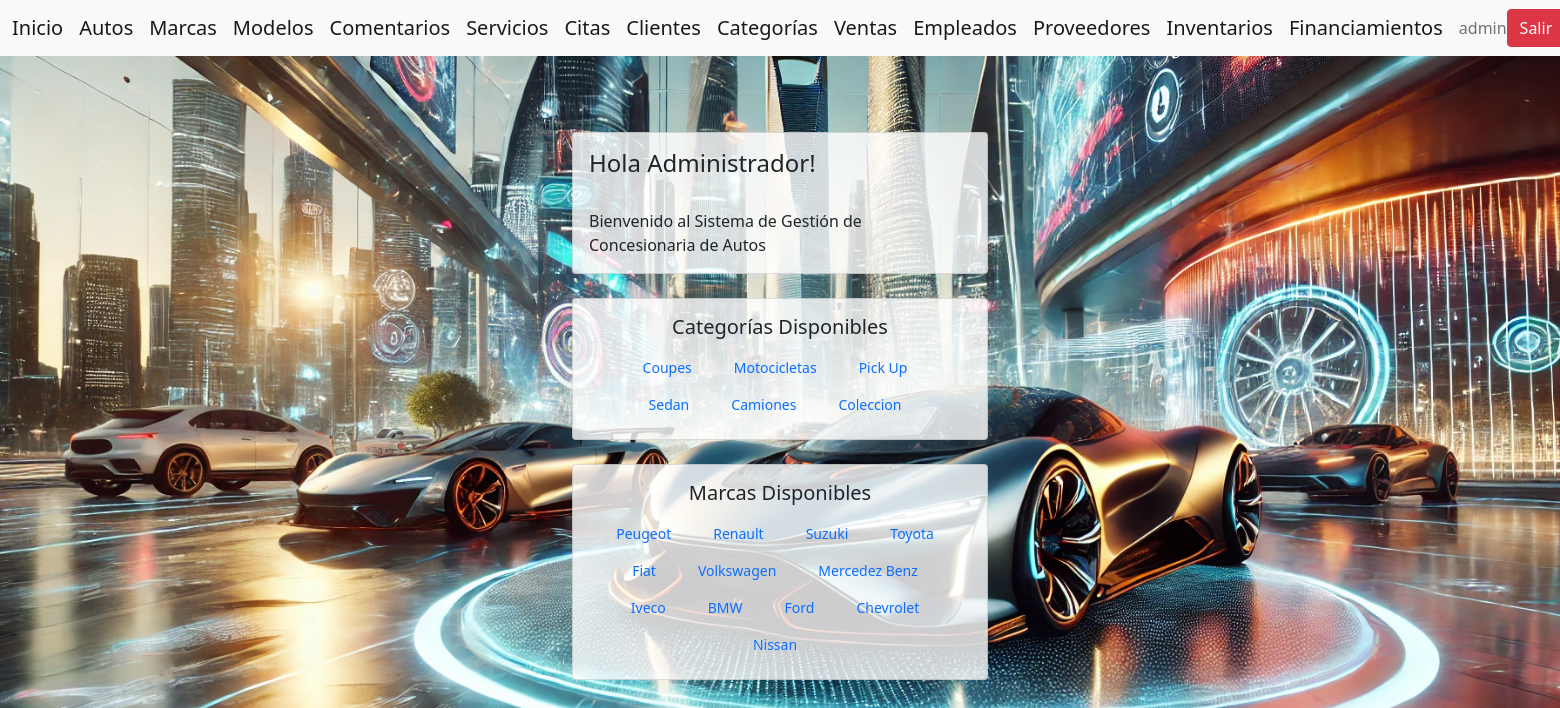
The app's page / (signed in) with its own data.
### gestion/models.py (models this page shows, shortened)
class Categoria(models.Model):
    nombre = models.CharField(max_length=100)

class Marca(models.Model):
    nombre = models.CharField(max_length=100)

### home/views.py (the view)
# urls.py: path('', IndexView.as_view(), name='index'),
class IndexView(LoginRequiredMixin, TemplateView):
    template_name = 'home/index.html'
    login_url = 'login'
    def get_context_data(self, **kwargs):
        context = super().get_context_data(**kwargs)
        context['user'] = self.request.user
        return context

### gestion/context_processors.py (called while the page is built)
def user_info(request):
    user = request.user if request.user.is_authenticated else None
    return {
        'authenticated_user': user
    }

def all_brands(request):
    brands = cache.get('brands')
    if brands is None:
        brands = Marca.objects.all()
        cache.set('brands', brands, 36000)  # Cache por 10 horas (36000 segundos)
    return {'all_brands': brands}

def all_categories(request):
    categories = cache.get('categories')
    if categories is None:
        categories = Categoria.objects.all()  # Devuelve objetos completos
        cache.set('categories', categories, 36000)  # Cache por 10 horas (36000 segundos)
    return {'all_categories': categories}

### home/templates/home/index.html (shortened to what this page needs)
{% extends 'home/base.html' %}
{% block content %}
<div class="row" style="margin-top: 2cm;">
    <div class="col"></div>
    <div class="col">
        <div class="card">
            <div class="card-body">
                <h4 class="card-title">
                    Hola
                    {% if authenticated_user %}
                        {{ authenticated_user.first_name }}!
                    {% else %}
                        Invitado
                    {% endif %}
                </h4>
                <br>
                <p class="card-text">Bienvenido al Sistema de Gestión de Concesionaria de Autos</p>
            </div>
        </div>
        <div class="card mt-4">
            <div class="card-body">
                <h5 class="card-title text-center" style="margin-bottom: 10px;">Categorías Disponibles</h5>
                <div style="display: flex; justify-content: center; flex-wrap: wrap;">
                    {% for category in all_categories %}
                        <a class="nav-link" href="{% url 'categoria-detail' category.id %}" style="margin-right: 10px; white-space: nowrap; font-size: 14px;">{{ category.nombre }}</a>
                    {% endfor %}
                </div>
            </div>
        </div>
        <div class="card mt-4">
            <div class="card-body">
                <h5 class="card-title text-center" style="margin-bottom: 10px;">Marcas Disponibles</h5>
                <div style="display: flex; justify-content: center; flex-wrap: wrap;">
                    {% for brand in all_brands %}
                        <a class="nav-link" href="{% url 'marca-detail' brand.id %}" style="margin-right: 10px; white-space: nowrap; font-size: 14px;">{{ brand.nombre }}</a>
                    {% endfor %}
                </div>
            </div>
        </div>
    </div>
    <div class="col"></div>
</div>
{% endblock %}

### home/templates/home/base.html (shortened to what this page needs)
<!DOCTYPE html>
<html lang="es">
<head>
    {% load static %}
    <link href="https://cdn.jsdelivr.net/npm/bootstrap@5.1.3/dist/css/bootstrap.min.css" rel="stylesheet">
</head>
<body class="{% if 'login' in request.path or 'register' in request.path %}auth-body{% endif %}">
    <nav class="navbar navbar-expand-lg navbar-light bg-light">
        <div class="container-fluid">
            <a class="navbar-brand" href="{% url 'index' %}">Inicio</a>
            <a class="navbar-brand" href="{% url 'auto-list' %}">Autos</a>
            <a class="navbar-brand" href="{% url 'marca-list' %}">Marcas</a>
            <a class="navbar-brand" href="{% url 'modelo-list' %}">Modelos</a>
            <a class="navbar-brand" href="{% url 'comentario-list' %}">Comentarios</a>
            <a class="navbar-brand" href="{% url 'servicio-list' %}">Servicios</a>
            <a class="navbar-brand" href="{% url 'cita-list' %}">Citas</a>
            {% if authenticated_user %}
                {% if authenticated_user.is_staff %}
                    <a class="navbar-brand" href="{% url 'cliente-list' %}">Clientes</a>
                    <a class="navbar-brand" href="{% url 'categoria-list' %}">Categorías</a>
                    <a class="navbar-brand" href="{% url 'venta-list' %}">Ventas</a>
                    <a class="navbar-brand" href="{% url 'empleado-list' %}">Empleados</a>
                    <a class="navbar-brand" href="{% url 'proveedor-list' %}">Proveedores</a>
                    <a class="navbar-brand" href="{% url 'inventario-list' %}">Inventarios</a>
                    <a class="navbar-brand" href="{% url 'financiamiento-list' %}">Financiamientos</a>
                {% endif %}
                <span class="navbar-text">{{ authenticated_user.username }}</span>
                <a href="{% url 'logout' %}" class="btn btn-danger">Salir</a>
            {% endif %}
        </div>
    </nav>
    <div class="container mt-4">
        {% block content %}
        {% endblock %}
    </div>
</body>
</html>

### home/templates/home/base.html (style rules this page uses)
body { background-image: url('/media/autos/background.png'); background-size: cover; background-position: center; background-repeat: no-repeat; height: 100vh; margin: 0; }
.card { background-color: rgba(255, 255, 255, 0.8); }

### records on screen
Categoria: nombre "Coupes"
Categoria: nombre "Motocicletas"
Categoria: nombre "Pick Up"
Categoria: nombre "Sedan"
Categoria: nombre "Camiones"
Categoria: nombre "Coleccion"
Marca: nombre "Peugeot"
Marca: nombre "Renault"
Marca: nombre "Suzuki"
Marca: nombre "Toyota"
Marca: nombre "Fiat"
Marca: nombre "Volkswagen"
Marca: nombre "Mercedez Benz"
Marca: nombre "Iveco"
Marca: nombre "BMW"
Marca: nombre "Ford"
Marca: nombre "Chevrolet"
Marca: nombre "Nissan"

### other values on screen
{{ authenticated_user.username }} "admin"
{{ authenticated_user.first_name }} "Administrador"
